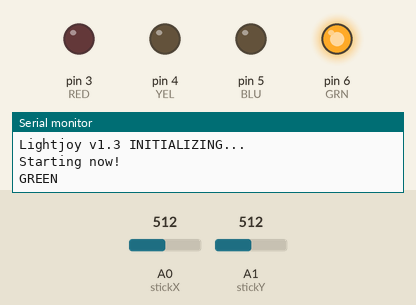
This sketch was run on a simulated Arduino Uno, built with avr-gcc and run on an emulated ATmega328P. On the bench: output pins drawn as LEDs (lit = HIGH), the last lines printed to the serial monitor. The inputs (shaded band) are chosen by the test bench; at power-on: A1 (stickY) = 512, A0 (stickX) = 512. Random numbers use the default seed unless the sketch sets one.

Above: at 2.2 s.
2.3 s: A1 (stickY) set to 908
3.8 s: A1 (stickY) set to 930
At 4.7 s:
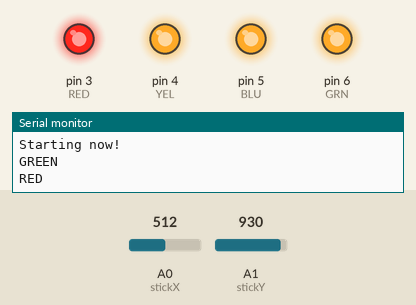
At 5.3 s:
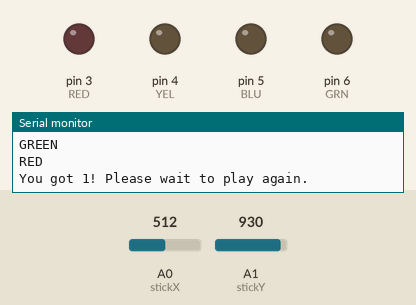
Timing chart, 0 to 6.8 s (numbered marks = the images above; inputs shaded):
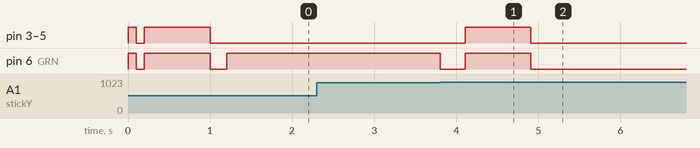

Measured:
- the behaviour switches between 921 and 922 on A1 (stickY) (found by bisection; images 0 and 1)
- after the input at 2.3 s, every drawn part: stays the same
- after the input at 3.8 s, pin 3 (RED), pin 4 (YEL), pin 5 (BLU): LOW → HIGH after 0.31 s, → LOW 0.80 s later; pin 6 (GRN): HIGH → LOW at once, → HIGH 0.30 s later, → LOW 0.80 s later

The sketch:

JoystickLEDgame.ino
```cpp
//Kiernan Snider 3/31/21
//This program

#define RED 3
#define YEL 4
#define BLU 5
#define GRN 6

int stickX = A0; // X
int stickY = A1; // Y
int stick = A2;   //press
bool inputState = 0;
float x, y;
int r, score;

void setup() {
  pinMode(stickX, INPUT);
  pinMode(stickY, INPUT);
  pinMode(stick, INPUT);
  digitalWrite(stick, HIGH); //internal pull up resistor active

  pinMode(RED, OUTPUT);
  pinMode(YEL, OUTPUT);
  pinMode(BLU, OUTPUT);
  pinMode(GRN, OUTPUT);

  Serial.begin(9600);  //serial monitor output
  Serial.println("Lightjoy v1.3 INITIALIZING...");
  onLED();
    delay (100);
  offLED();
    delay(100);
  onLED();
    delay (800);
  offLED();
  Serial.println("Starting now!");
}

void loop() {

  if(inputState==1){
    x = analogRead(stickX);
    y = analogRead(stickY);

//    Serial.print("X: ");
//    Serial.print(x, 4);
//    Serial.print(" | Y: ");
//    Serial.println(y, 4);

    input();
    delay (100);
  }

  while(inputState==0){
    delay(200);
    randomSeed(millis());
    r = random(1,5);
    if(r==1){
      Serial.println("GREEN");
      digitalWrite(GRN, HIGH);
    }
    else if(r==2){
      Serial.println("RED");
      digitalWrite(RED, HIGH);
    }
    else if(r==3){
      Serial.println("YELLOW");
      digitalWrite(YEL, HIGH);
    }
    else if(r==4){
      Serial.println("BLUE");
      digitalWrite(BLU, HIGH);
    }
  inputState=1;
  }
}

void input(){
  if(y>=922){
    digitalWrite(GRN, HIGH);
    if(r==1){
      score++;
      scoreCheck();
      offLED();
      inputState=0;
    }
    else{
      gameOver();
    }
  }
  else if(x>=922){
    digitalWrite(RED, HIGH);
    if(r==2){
      score++;
      scoreCheck();
      offLED();
      inputState=0;
    }
    else{
      gameOver();
    }
  }
  else if(y<=200){
    digitalWrite(YEL, HIGH);
    if(r==3){
      score++;
      scoreCheck();
      offLED();
      inputState=0;
    }
    else{
      gameOver();
    }
  }
  else if(x<=200){
    digitalWrite(BLU, HIGH);
    if(r==4){
      score++;
      scoreCheck();
      offLED();
      inputState=0;
    }
    else{
      gameOver();
    }
  }
}

void offLED(){
  digitalWrite(GRN, LOW);
  digitalWrite(RED, LOW);
  digitalWrite(BLU, LOW);
  digitalWrite(YEL, LOW);
}

void onLED(){
  digitalWrite(GRN, HIGH);
  digitalWrite(RED, HIGH);
  digitalWrite(BLU, HIGH);
  digitalWrite(YEL, HIGH);
}

void scoreCheck(){
  if(score==10){Serial.println("10 in a row, nice!");}
  if(score==25){Serial.println("That's 25, I commend you!");}
  if(score==50){Serial.println("Holy moly, you're at 50!");}
  if(score==100){Serial.println("100! you're on fire!");}
  if(score==500){Serial.println("That's 500...you might need to get back to work.");}
}

void gameOver(){
  onLED();
    delay (800);
  offLED();

  Serial.print("You got ");
  Serial.print(score);
  Serial.println("! Please wait to play again.");
  delay(10000);

  score=0;
  for(int i; i<12; i++){Serial.println(" ");}
  Serial.println("Starting in 5 seconds...");
  delay(5000);
  inputState=0;
  Serial.println("Go!");

}
```
